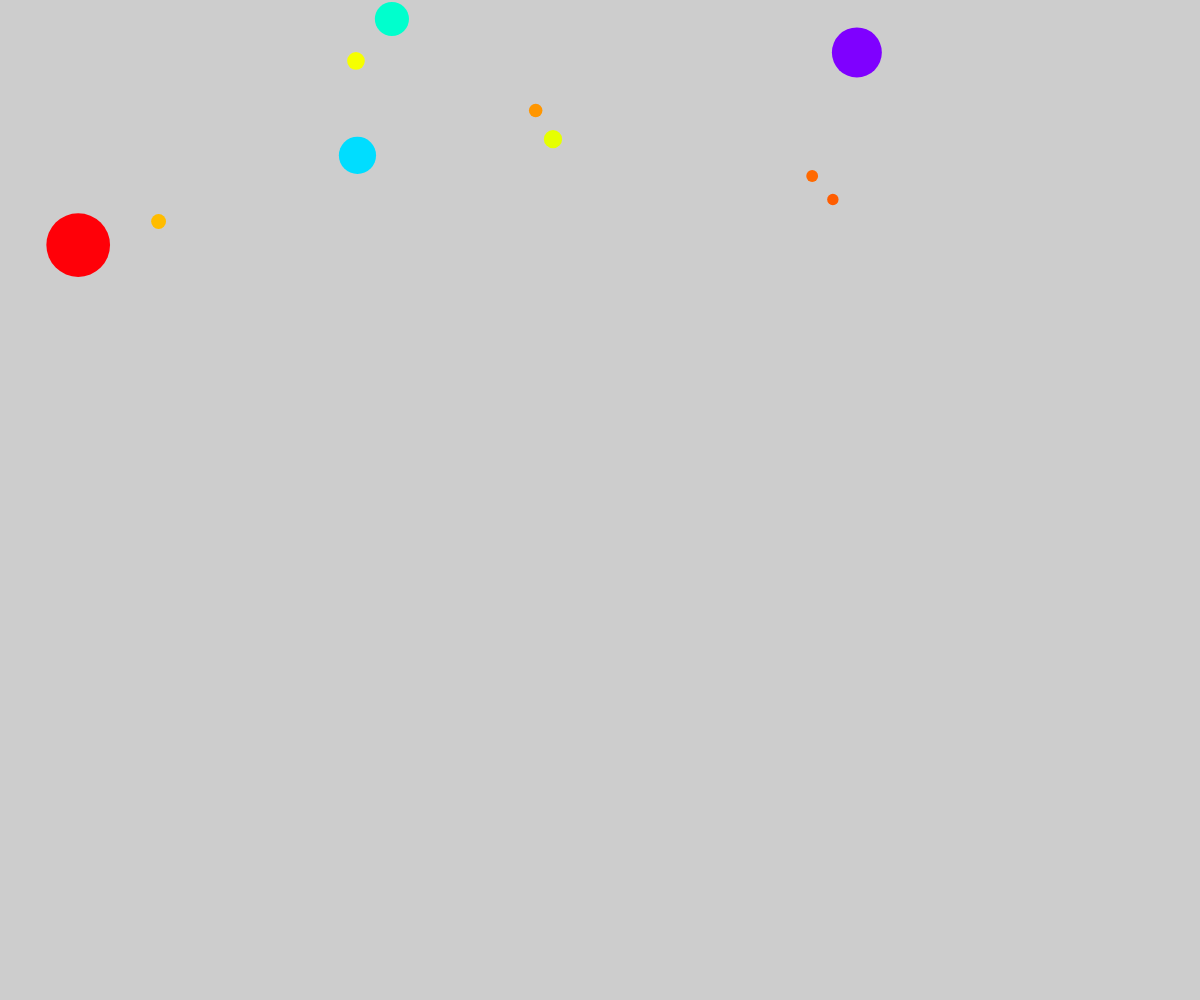
Frame 1 (no input)
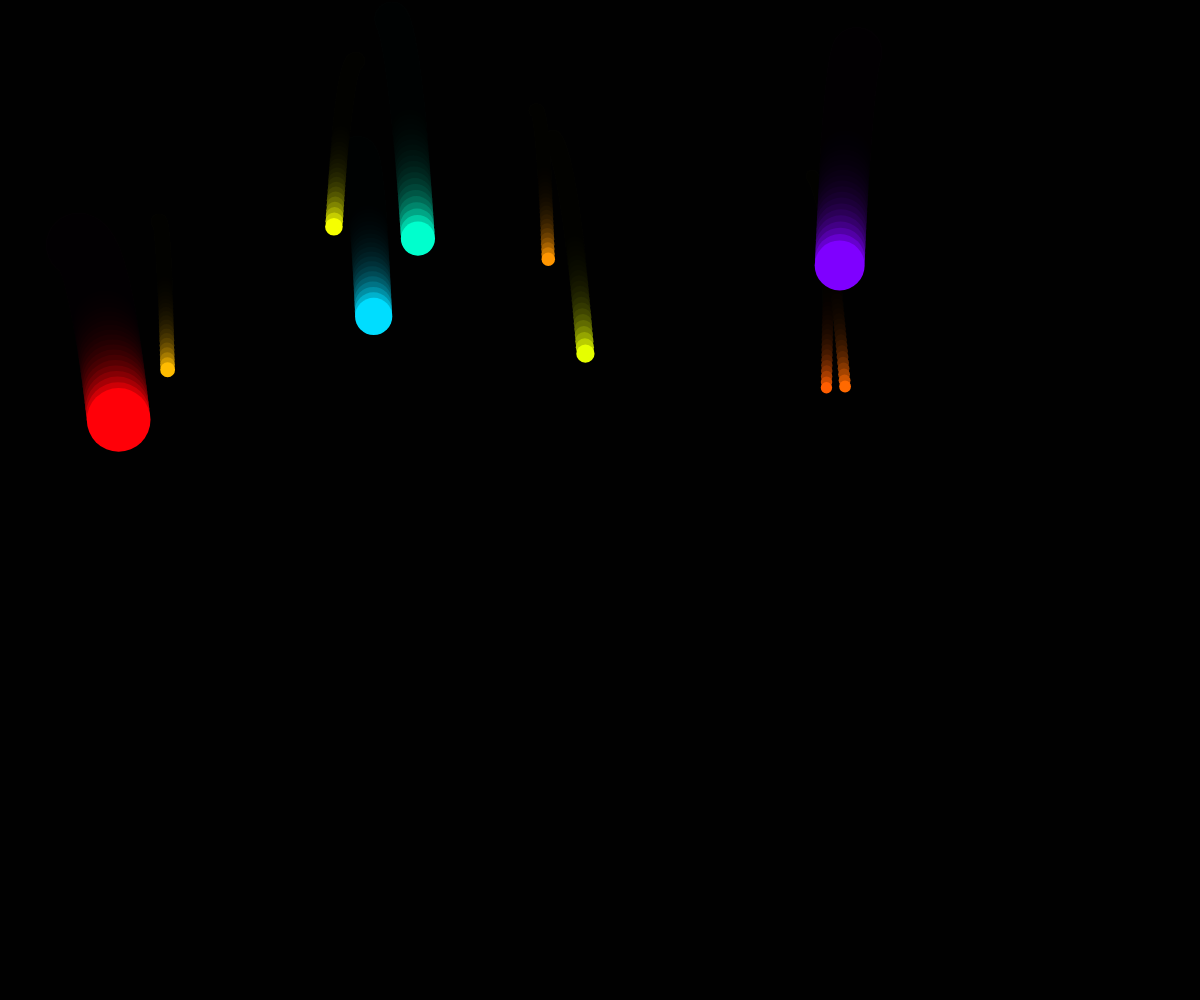
Frame 60 (no input)
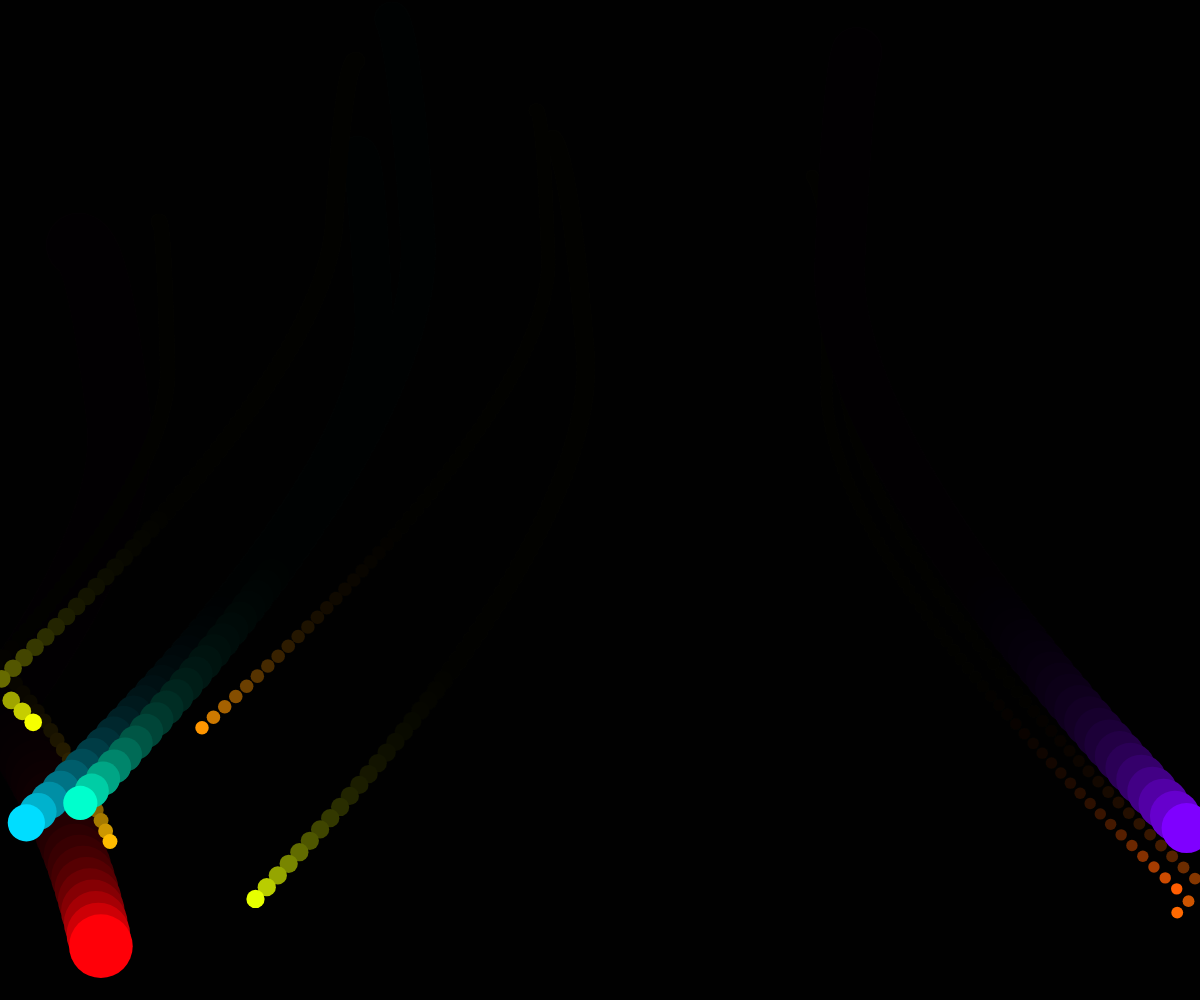
Frame 120 (the mouse pressed at the canvas centre since frame 60)

The p5.js sketch that drew these frames (run headless with seeded random() and noise() and a simulated clock; from frame 60 on, the mouse is pressed at the canvas centre):

// p5.js sketch
// ── sketch.js
let movers = [];

function setup() {
  createCanvas(windowWidth, windowHeight);

  for (let i = 0; i < 10; i++) {
    let x = random(width);
    let y = random(height / 4);
    let m = random(0.5, 4);
    movers.push(new Mover(m, x, y));
  }
}

function draw() {
  background(0, 0, 0, 50);

  let gravity = createVector(0, 0.1);

  for (let mover of movers) {
    let wind = createVector(0.2 * mover.mass, 0);
    let gravityForce = p5.Vector.mult(gravity, mover.mass); // 질량에 비례하는 중력
    mover.applyForce(gravityForce);

    if (mouseIsPressed) {
      let localWind = wind.copy(); // 원본 'wind' 벡터 복제

      if (mover.position.x < mouseX) {
        localWind.mult(-1); // 마우스 왼쪽에 있을 경우, 방향 반전
      }
      mover.applyForce(localWind);
    }

    mover.update();
    mover.display();
    mover.checkEdges();
  }
}

// ── mover.js
class Mover {
  constructor(m, x, y) {
    this.mass = m;
    this.position = createVector(x, y);
    this.velocity = createVector(random(-1, 1), random(-1, 1));
    this.acceleration = createVector(0, 0);
  }

  applyForce(force) {
    let f = p5.Vector.div(force, this.mass);
    this.acceleration.add(f);
  }

  update() {
    this.applyFriction(); // 마찰력

    this.velocity.add(this.acceleration);
    this.position.add(this.velocity);
    this.acceleration.mult(0);
  }

  applyFriction() {
    let frictionCoefficient = 0.01; // 마찰 계수
    let normalForce = 1;
    let frictionMagnitude = frictionCoefficient * normalForce;

    // 마찰력 계산: 속도의 반대 방향
    let friction = this.velocity.copy();
    friction.mult(-1);
    friction.normalize();
    friction.mult(frictionMagnitude);

    this.applyForce(friction);
  }

  display() {
    noStroke();
    let colorHue = map(this.mass, 0.5, 4, 0, 255);

    colorMode(HSB, 255);
    fill(colorHue, 255, 255);
    ellipse(this.position.x, this.position.y, this.mass * 16, this.mass * 16);
  }

  checkEdges() {
    if (this.position.x > width) {
      this.position.x = width;
      this.velocity.x *= -1;
    } else if (this.position.x < 0) {
      this.velocity.x *= -1;
      this.position.x = 0;
    }
    if (this.position.y > height) {
      this.velocity.y *= -1;
      this.position.y = height;
    }
  }
}
